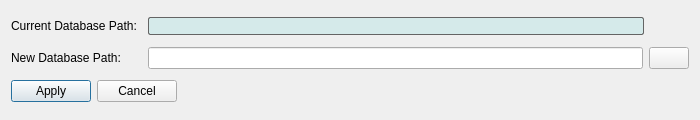
<?xml version="1.0" encoding="UTF-8"?>
<ui version="4.0">
 <class>newDbPathDialog</class>
 <widget class="QDialog" name="newDbPathDialog">
  <property name="windowModality">
   <enum>Qt::ApplicationModal</enum>
  </property>
  <property name="geometry">
   <rect>
    <x>0</x>
    <y>0</y>
    <width>700</width>
    <height>120</height>
   </rect>
  </property>
  <property name="sizePolicy">
   <sizepolicy hsizetype="Expanding" vsizetype="Fixed">
    <horstretch>0</horstretch>
    <verstretch>0</verstretch>
   </sizepolicy>
  </property>
  <property name="minimumSize">
   <size>
    <width>700</width>
    <height>120</height>
   </size>
  </property>
  <property name="maximumSize">
   <size>
    <width>900</width>
    <height>120</height>
   </size>
  </property>
  <property name="windowTitle">
   <string>Change Database Location</string>
  </property>
  <property name="modal">
   <bool>true</bool>
  </property>
  <layout class="QGridLayout" name="gridLayout">
   <item row="2" column="0">
    <layout class="QHBoxLayout" name="horizontalLayout_2">
     <item>
      <widget class="QPushButton" name="applyButton">
       <property name="text">
        <string>Apply</string>
       </property>
      </widget>
     </item>
     <item>
      <widget class="QPushButton" name="cancelButton">
       <property name="text">
        <string>Cancel</string>
       </property>
      </widget>
     </item>
     <item>
      <spacer name="horizontalSpacer_4">
       <property name="orientation">
        <enum>Qt::Horizontal</enum>
       </property>
       <property name="sizeHint" stdset="0">
        <size>
         <width>40</width>
         <height>20</height>
        </size>
       </property>
      </spacer>
     </item>
    </layout>
   </item>
   <item row="1" column="0">
    <layout class="QHBoxLayout" name="horizontalLayout_3">
     <item>
      <widget class="QLabel" name="newLabel">
       <property name="text">
        <string>New Database Path: </string>
       </property>
      </widget>
     </item>
     <item>
      <spacer name="horizontalSpacer_2">
       <property name="orientation">
        <enum>Qt::Horizontal</enum>
       </property>
       <property name="sizeType">
        <enum>QSizePolicy::Fixed</enum>
       </property>
       <property name="sizeHint" stdset="0">
        <size>
         <width>17</width>
         <height>20</height>
        </size>
       </property>
      </spacer>
     </item>
     <item>
      <widget class="QLineEdit" name="newPathLineEdit">
       <property name="sizePolicy">
        <sizepolicy hsizetype="Expanding" vsizetype="Fixed">
         <horstretch>0</horstretch>
         <verstretch>0</verstretch>
        </sizepolicy>
       </property>
       <property name="minimumSize">
        <size>
         <width>389</width>
         <height>0</height>
        </size>
       </property>
       <property name="maximumSize">
        <size>
         <width>1000</width>
         <height>16777215</height>
        </size>
       </property>
       <property name="styleSheet">
        <string notr="true"/>
       </property>
       <property name="readOnly">
        <bool>false</bool>
       </property>
      </widget>
     </item>
     <item>
      <widget class="QPushButton" name="openButton">
       <property name="text">
        <string/>
       </property>
      </widget>
     </item>
    </layout>
   </item>
   <item row="0" column="0">
    <layout class="QHBoxLayout" name="horizontalLayout_5">
     <property name="rightMargin">
      <number>0</number>
     </property>
     <item>
      <widget class="QLabel" name="currLabel">
       <property name="text">
        <string>Current Database Path:</string>
       </property>
      </widget>
     </item>
     <item>
      <spacer name="horizontalSpacer_3">
       <property name="orientation">
        <enum>Qt::Horizontal</enum>
       </property>
       <property name="sizeType">
        <enum>QSizePolicy::Minimum</enum>
       </property>
       <property name="sizeHint" stdset="0">
        <size>
         <width>5</width>
         <height>20</height>
        </size>
       </property>
      </spacer>
     </item>
     <item>
      <widget class="QLineEdit" name="currPathLineEdit">
       <property name="sizePolicy">
        <sizepolicy hsizetype="Expanding" vsizetype="Fixed">
         <horstretch>0</horstretch>
         <verstretch>0</verstretch>
        </sizepolicy>
       </property>
       <property name="minimumSize">
        <size>
         <width>380</width>
         <height>0</height>
        </size>
       </property>
       <property name="maximumSize">
        <size>
         <width>1000</width>
         <height>16777215</height>
        </size>
       </property>
       <property name="styleSheet">
        <string notr="true">border-width:0.5px;
border-style: solid;
border-radius: 2px;
border-color:  rgb(100,100,100);
background-color: rgb(213, 234, 234);</string>
       </property>
       <property name="readOnly">
        <bool>true</bool>
       </property>
      </widget>
     </item>
     <item>
      <spacer name="horizontalSpacer">
       <property name="orientation">
        <enum>Qt::Horizontal</enum>
       </property>
       <property name="sizeType">
        <enum>QSizePolicy::Minimum</enum>
       </property>
       <property name="sizeHint" stdset="0">
        <size>
         <width>45</width>
         <height>20</height>
        </size>
       </property>
      </spacer>
     </item>
    </layout>
   </item>
  </layout>
 </widget>
 <resources/>
 <connections/>
 <slots>
  <slot>scopy()</slot>
 </slots>
</ui>
